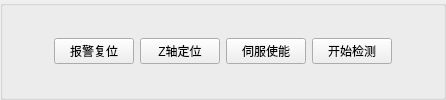
     <widget class="QGroupBox" name="groupBox4">
      <property name="title">
       <string/>
      </property>
      <layout class="QHBoxLayout" name="horizontalLayout_21">
       <item>
        <layout class="QHBoxLayout" name="horizontalLayout">
         <item>
          <spacer name="horizontalSpacer_18">
           <property name="orientation">
            <enum>Qt::Horizontal</enum>
           </property>
           <property name="sizeHint" stdset="0">
            <size>
             <width>40</width>
             <height>20</height>
            </size>
           </property>
          </spacer>
         </item>
         <item>
          <widget class="QPushButton" name="alarmResetBtn">
           <property name="text">
            <string>报警复位</string>
           </property>
          </widget>
         </item>
         <item>
          <widget class="QPushButton" name="ZLocationBtn">
           <property name="text">
            <string>Z轴定位</string>
           </property>
          </widget>
         </item>
         <item>
          <widget class="QPushButton" name="servoMoveBtn">
           <property name="text">
            <string>伺服使能</string>
           </property>
          </widget>
         </item>
         <item>
          <widget class="QPushButton" name="startDetectionBtn">
           <property name="text">
            <string>开始检测</string>
           </property>
          </widget>
         </item>
         <item>
          <spacer name="horizontalSpacer_19">
           <property name="orientation">
            <enum>Qt::Horizontal</enum>
           </property>
           <property name="sizeHint" stdset="0">
            <size>
             <width>40</width>
             <height>20</height>
            </size>
           </property>
          </spacer>
         </item>
        </layout>
       </item>
      </layout>
     </widget>
